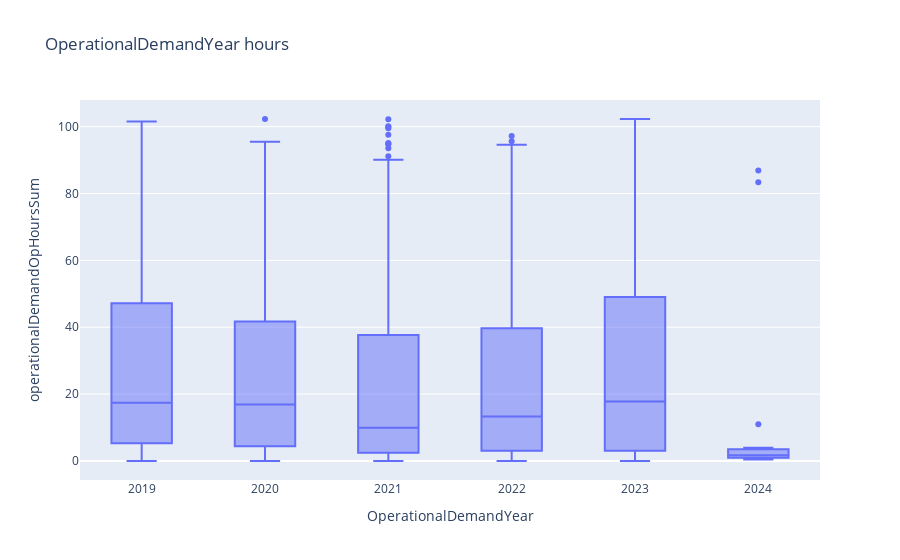

Notebook code for this chart:
### Code cell
# Comparing Operational Demand Year(Comparing how different years perform) against that of operationalDemandOpHoursSum for the EDA 
create_boxplots('OperationalDemandYear')

### Figure 1 — Plotly figure (JSON) as saved in the notebook; plotly's stock layout.template omitted (floating-point values rounded to 4 significant figures; data arrays with more than 128 entries replaced by an {"elided": "..."} marker saying what was removed)
{"data": [{"alignmentgroup": "True", "hovertemplate": "OperationalDemandYear=%{x}<br>operationalDemandOpHoursSum=%{y}<extra></extra>", "legendgroup": "", "marker": {"color": "#636efa"}, "name": "", "notched": false, "offsetgroup": "", "orientation": "v", "showlegend": false, "type": "box", "x": {"elided": "5978 int values"}, "x0": " ", "xaxis": "x", "y": {"elided": "5978 float values"}, "y0": " ", "yaxis": "y"}], "layout": {"boxmode": "group", "legend": {"tracegroupgap": 0}, "title": {"text": "OperationalDemandYear hours"}, "xaxis": {"anchor": "y", "domain": [0, 1], "title": {"text": "OperationalDemandYear"}}, "yaxis": {"anchor": "x", "domain": [0, 1], "title": {"text": "operationalDemandOpHoursSum"}}}}
